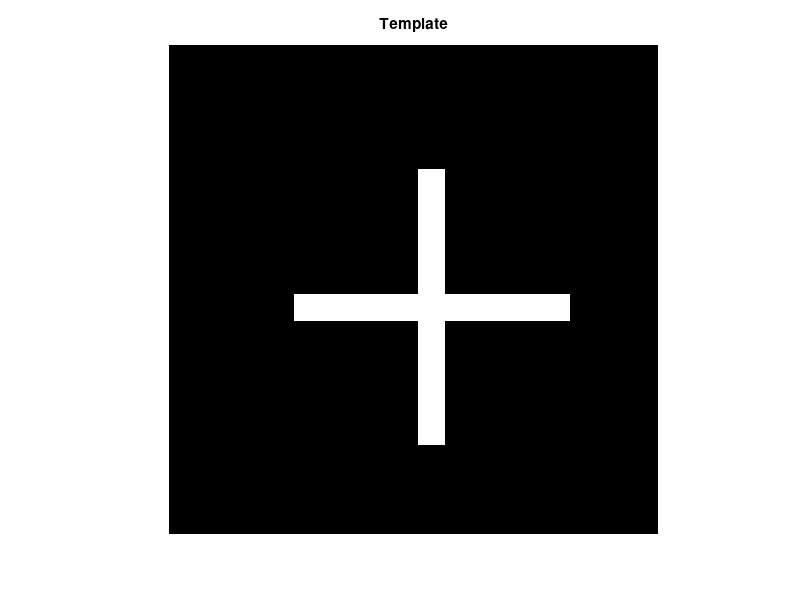
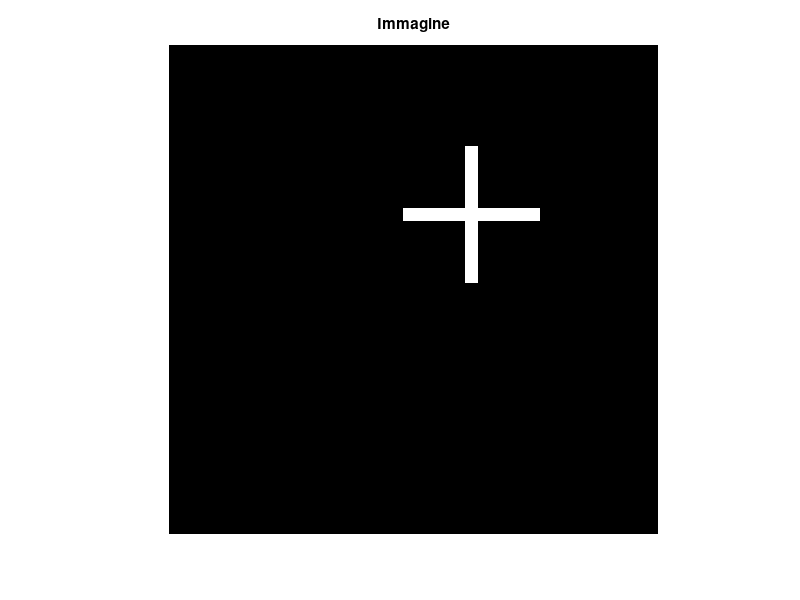
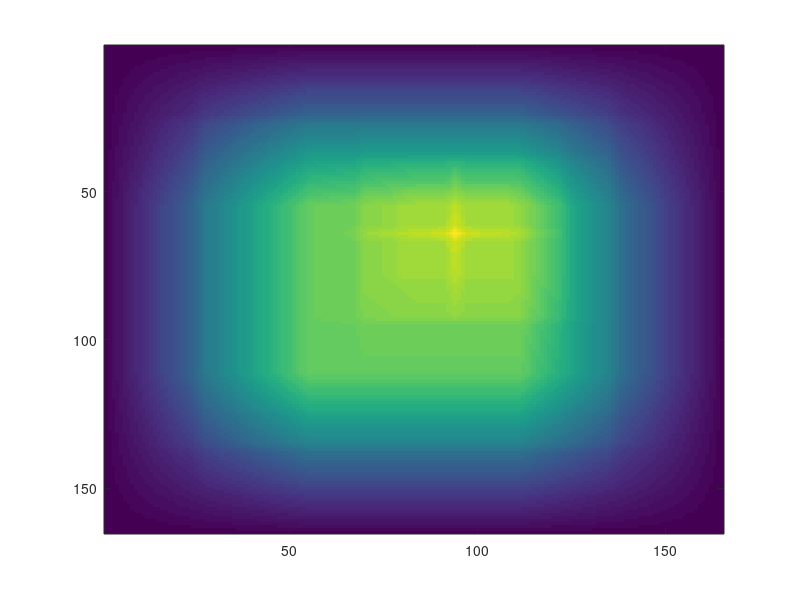

These figures' MATLAB source, in order: (Note: this script raises an error after producing the figures.)
% Corso di Elaborazione dei Segnali e Immagini
% Docente: Manuele Bicego 
% Docente Coordinatore: Marco Cristani
% Lezione 4: Soluzione esercizi principali 



%% Esempio 1 - Cross-correlazione 2D
% Controllate rispetto a quanto visto in teoria se tornano i conti: 
 
X1 =[1     2     5     2     5;
     3     4     5     4     2;
     5     2     3     2     2;
     2     3     2     4     2;
     3     4     2     2     3];
     
     
X2 =[3     3     2;
     2     3     4;
     4     5     4];
 
Corr = xcorr2(X1,X2);
size(Corr)
 



%% Esercizio 1
% Matching 2D
% Usare la cross correlazione 2D per trovare la posizione del template 
% nell'immagine
% In particolare si richiede di calcolare di quanto (righe-colonne) 
% il template è stato traslato rispetto all’angolo in alto a sinistra 
% dell’immagine
%
% Suggerimento: calcolare la cross correlazione (xcorr2) tra l'immagine 
% e il template (kernel), estrarre le coordinate del massimo e 
% recuperare la posizione del kernel 
% 
% Controllare anche l'help della funzione xcorr2

clear all
close all

% Template: una croce
template = 0.2*ones(55);
template(29:31,15:45) = 0.6;
template(15:45,29:31) = 0.6;


% Immagine: si posiziona il template con un offset 
immagine = 0.2*ones(111);
offset = [10 40];
immagine(offset(1):offset(1)+size(template,1)-1,offset(2):offset(2)+size(template,2)-1) = template;

figure
imshow(template,[])
title('Template')

figure
imshow(immagine,[])
title('Immagine')


cc = xcorr2(immagine,template);
figure, imagesc(cc)


% si trovano le coordinate del massimo
maxcc = max(cc(:)); % massimo
[r,c] = find(cc == maxcc); % coordinate del massimo


% la posizione 1,1 del kernel si trova
% Riga: r-R2+1
% Colonna: c-C2+1

[R2,C2] = size(template);
corr_offset = [r-R2+1, c-C2+1];

fprintf('Offset originale: %d-%d\n',offset)
fprintf('Offset calcolato con la cross-correlazione: %d-%d\n',corr_offset)











%% Esercizio 2
% Implementazione manuale della cross-correlazione 2D
% Calcolare manualmente la cross correlazione 2D tra le 
% matrici X1 e X2. Confrontare con il risultato del comando matlab
% xcorr2(X1,X2)
%
% Suggerimento: usare la versione più ottimizzata:
% si fa zero padding della matrice immagine (la matrice più
% grande) e si fa scorrere il kernel
% 

clear all
close all

X1 =[1     2     5     2     5;
     3     4     5     4     2;
     5     2     3     2     2;
     2     3     2     4     2;
     3     4     2     2     3];
     
     
X2 =[3     3     2;
     2     3     4;
     4     5     4];

 
[R1, C1] = size(X1);
[R2, C2] = size(X2);

% Zero padding: aggiungere (R2-1) colonne di zeri a dx e a sx e 
% (C2-1) righe di zeri sopra e sotto

% In due passi: prima si aggiungono le colonne 
paddedX1 = [zeros(R1,C2-1) X1 zeros(R1,C2-1)];
% In pratica:
% paddedX1 = [zeros(5,2) X1 zeros(5,2)];

% ora le righe
paddedX1 = [zeros(R2-1,C1+2*(C2-1)); paddedX1; zeros(R2-1,C1+2*(C2-1))];
% In pratica:
% paddedX1 = [zeros(2,5+4); paddedX1; zeros(2,5+4)];


% si crea la matrice di cross-correlazione
MyCrossCorr = zeros(R1+R2-1,C1+C2-1); % dimensione 7x7: (5+3-1)x(5+3-1)

[r,c] = size(MyCrossCorr); % valori da calcolare

% doppio ciclo for
for i = 1:r
    for j = 1:c
        % si estrae la parte di paddedX1 
        extractedX1 = paddedX1(i:i+R2-1,j:j+C2-1);
        % si moltiplica punto a punto per il kernel
        tmp = extractedX1.*X2;
        % si somma e si memorizza in posizione i,j
        MyCrossCorr(i,j) = sum(tmp,'all');
    end
end

% confronto con il risultato 
MatlabCrossCorr = xcorr2(X1,X2);

% check
sum(abs(MyCrossCorr - MatlabCrossCorr),'all')
        








